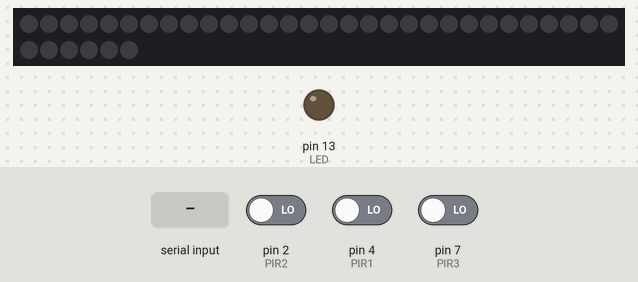
Simulated run of this sketch. Board: Arduino Uno, built with avr-gcc and run on an emulated ATmega328P. Parts: 36 RGB LEDs in strip order, left to right, continuing on the next row, output pins drawn as LEDs (lit = HIGH). Inputs (shaded band) come from the test bench; at power-on: pin 2 (PIR2) LOW, pin 4 (PIR1) LOW, pin 7 (PIR3) LOW. Dim RGB values are drawn brighter than linear; what the sketch prints to the serial monitor is not drawn.

Above: at 1.2 s.
1.3 s: pin 2 (PIR2) driven HIGH
3.4 s: "90,45\n" received over Serial
At 3.41 s:
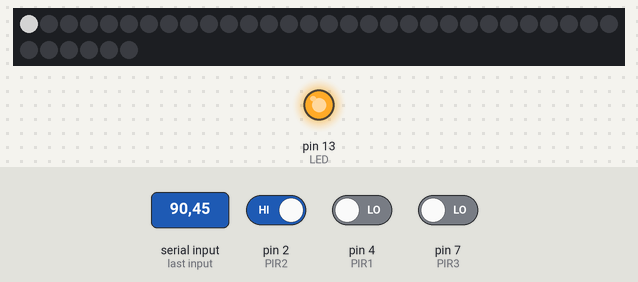
At 5.9 s:
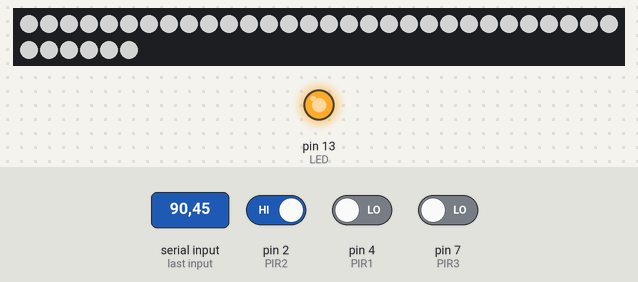
Timing chart, 0 to 7.4 s (numbered marks = the images above; inputs shaded):
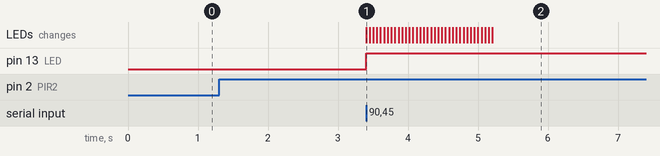

Measured:
- after the input at 1.3 s, every drawn part: stays the same
- after the input at 3.4 s, pin 13 (LED): LOW → HIGH at once; the LEDs: change at once (image 1)

The sketch:

Communication.ino
```cpp
#include <Adafruit_NeoPixel.h>
#ifdef __AVR__
  #include <avr/power.h>
#endif

#define PIN 12

byte PIR1 = 4;
byte PIR2 = 2;
byte PIR3 = 7;
byte LED = 13;
int pirState=0;
int count=0;
int place=0;

Adafruit_NeoPixel strip = Adafruit_NeoPixel(36, PIN, NEO_GRB + NEO_KHZ800);

void setup()
{
  pinMode(PIR1,INPUT);
  pinMode(PIR2,INPUT);
  pinMode(PIR3,INPUT);
  pinMode(LED,OUTPUT);
  Serial.begin( 115200 );    // 115200 is the default baud rate for the serial Bluetooth module

  strip.begin();
  strip.show(); // Initialize all pixels to 'off'
}

void loop()
{
  // listen for the data

  pirState = digitalRead(PIR1)+digitalRead(PIR2)+digitalRead(PIR3);//return 0 for off and 1 for on
  if (pirState > 0)
 {
  Serial.print("1");
  if ( Serial.available() > 0 )
  {
  // read a numbers from serial port
    count = Serial.parseInt();
  // turn on LED
        if (count > 0)
        {
        digitalWrite(LED, HIGH);
        colorWipe(strip.Color(127, 127, 127), 50); // White
        place = 1;
        }
  }
  }
  else
  {
  }

}
// Fill the dots one after the other with a color
void colorWipe(uint32_t c, uint8_t wait) {
  for(uint16_t i=0; i<strip.numPixels(); i++) {
    strip.setPixelColor(i, c);
    strip.show();
    delay(wait);
  }
}
```
